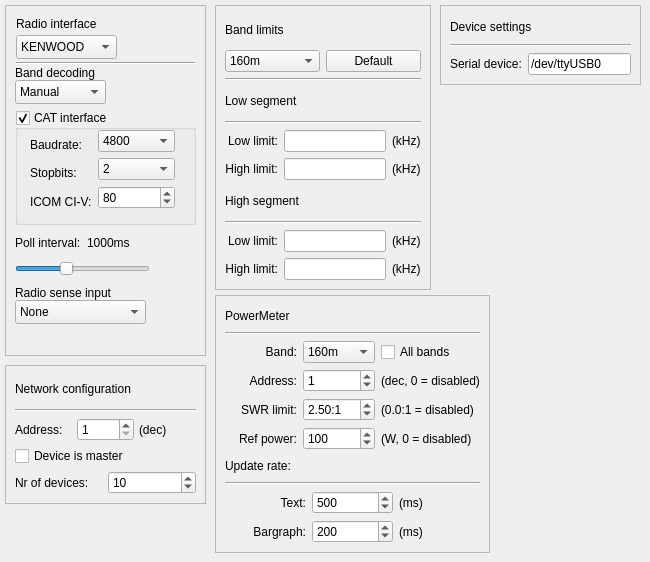
      <widget class="QWidget" name="tabopenASC">
       <attribute name="title">
        <string>openASC</string>
       </attribute>
       <widget class="QFrame" name="frameRadioInterface">
        <property name="geometry">
         <rect>
          <x>5</x>
          <y>5</y>
          <width>201</width>
          <height>351</height>
         </rect>
        </property>
        <property name="frameShape">
         <enum>QFrame::StyledPanel</enum>
        </property>
        <property name="frameShadow">
         <enum>QFrame::Raised</enum>
        </property>
        <widget class="QLabel" name="labelRadioInterface">
         <property name="geometry">
          <rect>
           <x>11</x>
           <y>11</y>
           <width>85</width>
           <height>16</height>
          </rect>
         </property>
         <property name="text">
          <string>Radio interface</string>
         </property>
        </widget>
        <widget class="QComboBox" name="comboBoxRadioType">
         <property name="geometry">
          <rect>
           <x>11</x>
           <y>30</y>
           <width>101</width>
           <height>24</height>
          </rect>
         </property>
         <item>
          <property name="text">
           <string>KENWOOD</string>
          </property>
         </item>
         <item>
          <property name="text">
           <string>ICOM</string>
          </property>
         </item>
         <item>
          <property name="text">
           <string>FT-1000D</string>
          </property>
         </item>
         <item>
          <property name="text">
           <string>FT-1000MP</string>
          </property>
         </item>
         <item>
          <property name="text">
           <string>FT-1000MKV</string>
          </property>
         </item>
         <item>
          <property name="text">
           <string>FT-2000</string>
          </property>
         </item>
        </widget>
        <widget class="Line" name="line">
         <property name="geometry">
          <rect>
           <x>11</x>
           <y>50</y>
           <width>179</width>
           <height>16</height>
          </rect>
         </property>
         <property name="lineWidth">
          <number>1</number>
         </property>
         <property name="orientation">
          <enum>Qt::Horizontal</enum>
         </property>
        </widget>
        <widget class="QComboBox" name="comboBoxRadioMode">
         <property name="geometry">
          <rect>
           <x>10</x>
           <y>75</y>
           <width>91</width>
           <height>24</height>
          </rect>
         </property>
         <item>
          <property name="text">
           <string>Manual</string>
          </property>
         </item>
         <item>
          <property name="text">
           <string>CAT-poll</string>
          </property>
         </item>
         <item>
          <property name="text">
           <string>CAT-mon</string>
          </property>
         </item>
         <item>
          <property name="text">
           <string>BCD</string>
          </property>
         </item>
        </widget>
        <widget class="QLabel" name="labelBandDecoding">
         <property name="geometry">
          <rect>
           <x>10</x>
           <y>60</y>
           <width>106</width>
           <height>16</height>
          </rect>
         </property>
         <property name="text">
          <string>Band decoding</string>
         </property>
        </widget>
        <widget class="QGroupBox" name="groupBoxCAT">
         <property name="geometry">
          <rect>
           <x>10</x>
           <y>105</y>
           <width>181</width>
           <height>115</height>
          </rect>
         </property>
         <property name="title">
          <string>CAT interface</string>
         </property>
         <property name="checkable">
          <bool>true</bool>
         </property>
         <widget class="QWidget" name="layoutWidget_3">
          <property name="geometry">
           <rect>
            <x>15</x>
            <y>20</y>
            <width>145</width>
            <height>87</height>
           </rect>
          </property>
          <layout class="QFormLayout" name="formLayout">
           <property name="fieldGrowthPolicy">
            <enum>QFormLayout::AllNonFixedFieldsGrow</enum>
           </property>
           <item row="0" column="0">
            <widget class="QLabel" name="labelRadioInterfaceBaudrate">
             <property name="text">
              <string>Baudrate:</string>
             </property>
             <property name="alignment">
              <set>Qt::AlignBottom|Qt::AlignLeading|Qt::AlignLeft</set>
             </property>
            </widget>
           </item>
           <item row="0" column="1">
            <widget class="QComboBox" name="comboBoxRadioBaudRate">
             <property name="enabled">
              <bool>true</bool>
             </property>
             <property name="currentIndex">
              <number>2</number>
             </property>
             <item>
              <property name="text">
               <string>1200</string>
              </property>
             </item>
             <item>
              <property name="text">
               <string>2400</string>
              </property>
             </item>
             <item>
              <property name="text">
               <string>4800</string>
              </property>
             </item>
             <item>
              <property name="text">
               <string>9600</string>
              </property>
             </item>
             <item>
              <property name="text">
               <string>14400</string>
              </property>
             </item>
             <item>
              <property name="text">
               <string>19200</string>
              </property>
             </item>
             <item>
              <property name="text">
               <string>28800</string>
              </property>
             </item>
             <item>
              <property name="text">
               <string>38400</string>
              </property>
             </item>
             <item>
              <property name="text">
               <string>57600</string>
              </property>
             </item>
             <item>
              <property name="text">
               <string>76800</string>
              </property>
             </item>
             <item>
              <property name="text">
               <string>115200</string>
              </property>
             </item>
            </widget>
           </item>
           <item row="1" column="0">
            <widget class="QLabel" name="labelRadioInterfaceStopbits">
             <property name="text">
              <string>Stopbits:</string>
             </property>
             <property name="alignment">
              <set>Qt::AlignBottom|Qt::AlignLeading|Qt::AlignLeft</set>
             </property>
            </widget>
           </item>
           <item row="1" column="1">
            <widget class="QComboBox" name="comboBoxRadioStopbits">
             <property name="enabled">
              <bool>true</bool>
             </property>
             <property name="currentIndex">
              <number>1</number>
             </property>
             <item>
              <property name="text">
               <string>1</string>
              </property>
             </item>
             <item>
              <property name="text">
               <string>2</string>
              </property>
             </item>
            </widget>
           </item>
           <item row="2" column="0">
            <widget class="QLabel" name="labelRadioInterfaceCIV">
             <property name="enabled">
              <bool>true</bool>
             </property>
             <property name="text">
              <string>ICOM CI-V:</string>
             </property>
             <property name="alignment">
              <set>Qt::AlignBottom|Qt::AlignLeading|Qt::AlignLeft</set>
             </property>
            </widget>
           </item>
           <item row="2" column="1">
            <widget class="QSpinBox" name="spinBoxCIVAddress">
             <property name="enabled">
              <bool>true</bool>
             </property>
             <property name="minimum">
              <number>1</number>
             </property>
             <property name="maximum">
              <number>255</number>
             </property>
             <property name="value">
              <number>80</number>
             </property>
            </widget>
           </item>
          </layout>
         </widget>
        </widget>
        <widget class="QLabel" name="label_2">
         <property name="geometry">
          <rect>
           <x>10</x>
           <y>280</y>
           <width>111</width>
           <height>16</height>
          </rect>
         </property>
         <property name="text">
          <string>Radio sense input</string>
         </property>
        </widget>
        <widget class="QComboBox" name="comboBoxRadioSenseInput">
         <property name="geometry">
          <rect>
           <x>10</x>
           <y>295</y>
           <width>131</width>
           <height>24</height>
          </rect>
         </property>
         <item>
          <property name="text">
           <string>None</string>
          </property>
         </item>
         <item>
          <property name="text">
           <string>Radio connector</string>
          </property>
         </item>
         <item>
          <property name="text">
           <string>Sense RCA</string>
          </property>
         </item>
        </widget>
        <widget class="QWidget" name="layoutWidget_5">
         <property name="geometry">
          <rect>
           <x>10</x>
           <y>225</y>
           <width>135</width>
           <height>46</height>
          </rect>
         </property>
         <layout class="QVBoxLayout" name="verticalLayoutPollInterval">
          <item>
           <layout class="QHBoxLayout" name="horizontalLayoutPoll">
            <item>
             <widget class="QLabel" name="labelRadioInterfacePollInterval">
              <property name="text">
               <string>Poll interval:</string>
              </property>
             </widget>
            </item>
            <item>
             <widget class="QLabel" name="labelRadioInterfacePoll">
              <property name="text">
               <string>1000ms</string>
              </property>
             </widget>
            </item>
           </layout>
          </item>
          <item>
           <widget class="QSlider" name="sliderPollInterval">
            <property name="enabled">
             <bool>true</bool>
            </property>
            <property name="minimum">
             <number>10</number>
            </property>
            <property name="maximum">
             <number>255</number>
            </property>
            <property name="singleStep">
             <number>10</number>
            </property>
            <property name="pageStep">
             <number>10</number>
            </property>
            <property name="value">
             <number>100</number>
            </property>
            <property name="sliderPosition">
             <number>100</number>
            </property>
            <property name="orientation">
             <enum>Qt::Horizontal</enum>
            </property>
           </widget>
          </item>
         </layout>
        </widget>
       </widget>
       <widget class="QFrame" name="frameNetworkConfiguration">
        <property name="geometry">
         <rect>
          <x>5</x>
          <y>365</y>
          <width>201</width>
          <height>139</height>
         </rect>
        </property>
        <property name="frameShape">
         <enum>QFrame::StyledPanel</enum>
        </property>
        <property name="frameShadow">
         <enum>QFrame::Raised</enum>
        </property>
        <layout class="QVBoxLayout" name="verticalLayout_7">
         <item>
          <widget class="QLabel" name="labelNetworkConfiguration">
           <property name="text">
            <string>Network configuration</string>
           </property>
          </widget>
         </item>
         <item>
          <widget class="Line" name="line_2">
           <property name="lineWidth">
            <number>1</number>
           </property>
           <property name="orientation">
            <enum>Qt::Horizontal</enum>
           </property>
          </widget>
         </item>
         <item>
          <layout class="QVBoxLayout" name="verticalLayout">
           <property name="spacing">
            <number>5</number>
           </property>
           <item>
            <layout class="QHBoxLayout" name="horizontalLayoutNetwork2">
             <item>
              <widget class="QLabel" name="labelNetworkAddress">
               <property name="text">
                <string>Address:</string>
               </property>
              </widget>
             </item>
             <item>
              <widget class="QSpinBox" name="spinBoxNetworkAddress">
               <property name="minimum">
                <number>1</number>
               </property>
               <property name="maximum">
                <number>255</number>
               </property>
               <property name="value">
                <number>1</number>
               </property>
              </widget>
             </item>
             <item>
              <widget class="QLabel" name="labelNetworkAddressDec">
               <property name="text">
                <string>(dec)</string>
               </property>
              </widget>
             </item>
            </layout>
           </item>
           <item>
            <widget class="QCheckBox" name="checkBoxNetworkIsMaster">
             <property name="text">
              <string>Device is master</string>
             </property>
            </widget>
           </item>
           <item>
            <layout class="QHBoxLayout" name="horizontalLayoutNetwork">
             <item>
              <widget class="QLabel" name="labelNetworkNrOfDevices">
               <property name="text">
                <string>Nr of devices:</string>
               </property>
              </widget>
             </item>
             <item>
              <widget class="QSpinBox" name="spinBoxNetworkNrOfDevices">
               <property name="minimum">
                <number>1</number>
               </property>
               <property name="maximum">
                <number>255</number>
               </property>
               <property name="value">
                <number>10</number>
               </property>
              </widget>
             </item>
            </layout>
           </item>
          </layout>
         </item>
        </layout>
       </widget>
       <widget class="QFrame" name="frameDeviceConfiguration">
        <property name="geometry">
         <rect>
          <x>440</x>
          <y>5</y>
          <width>201</width>
          <height>80</height>
         </rect>
        </property>
        <property name="frameShape">
         <enum>QFrame::StyledPanel</enum>
        </property>
        <property name="frameShadow">
         <enum>QFrame::Raised</enum>
        </property>
        <layout class="QVBoxLayout" name="verticalLayout_9">
         <item>
          <widget class="QLabel" name="labelDeviceConfiguration">
           <property name="text">
            <string>Device settings</string>
           </property>
          </widget>
         </item>
         <item>
          <widget class="Line" name="line_3">
           <property name="lineWidth">
            <number>1</number>
           </property>
           <property name="orientation">
            <enum>Qt::Horizontal</enum>
           </property>
          </widget>
         </item>
         <item>
          <layout class="QHBoxLayout" name="horizontalLayout_4">
           <item>
            <widget class="QLabel" name="labelSerialPort">
             <property name="text">
              <string>Serial device:</string>
             </property>
            </widget>
           </item>
           <item>
            <widget class="QLineEdit" name="lineEditDevicePort">
             <property name="text">
              <string>/dev/ttyUSB0</string>
             </property>
            </widget>
           </item>
          </layout>
         </item>
        </layout>
       </widget>
       <widget class="QFrame" name="frameBandLimits">
        <property name="geometry">
         <rect>
          <x>215</x>
          <y>5</y>
          <width>216</width>
          <height>285</height>
         </rect>
        </property>
        <property name="frameShape">
         <enum>QFrame::StyledPanel</enum>
        </property>
        <property name="frameShadow">
         <enum>QFrame::Raised</enum>
        </property>
        <layout class="QVBoxLayout" name="verticalLayout_8">
         <item>
          <widget class="QLabel" name="labelBandLimits">
           <property name="text">
            <string>Band limits</string>
           </property>
          </widget>
         </item>
         <item>
          <layout class="QHBoxLayout" name="horizontalLayout_5">
           <item>
            <widget class="QComboBox" name="comboBoxBandLimitBand">
             <item>
              <property name="text">
               <string>160m</string>
              </property>
             </item>
             <item>
              <property name="text">
               <string>80m</string>
              </property>
             </item>
             <item>
              <property name="text">
               <string>40m</string>
              </property>
             </item>
             <item>
              <property name="text">
               <string>30m</string>
              </property>
             </item>
             <item>
              <property name="text">
               <string>20m</string>
              </property>
             </item>
             <item>
              <property name="text">
               <string>17m</string>
              </property>
             </item>
             <item>
              <property name="text">
               <string>15m</string>
              </property>
             </item>
             <item>
              <property name="text">
               <string>12m</string>
              </property>
             </item>
             <item>
              <property name="text">
               <string>10m</string>
              </property>
             </item>
            </widget>
           </item>
           <item>
            <widget class="QPushButton" name="pushButtonDefaultBandLimits">
             <property name="text">
              <string>Default</string>
             </property>
            </widget>
           </item>
          </layout>
         </item>
         <item>
          <widget class="Line" name="line_4">
           <property name="lineWidth">
            <number>1</number>
           </property>
           <property name="orientation">
            <enum>Qt::Horizontal</enum>
           </property>
          </widget>
         </item>
         <item>
          <widget class="QLabel" name="labelBandLimitLowSegment">
           <property name="text">
            <string>Low segment</string>
           </property>
          </widget>
         </item>
         <item>
          <widget class="Line" name="line_6">
           <property name="lineWidth">
            <number>1</number>
           </property>
           <property name="orientation">
            <enum>Qt::Horizontal</enum>
           </property>
          </widget>
         </item>
         <item>
          <layout class="QGridLayout" name="gridLayout_4">
           <item row="0" column="0">
            <widget class="QLabel" name="labelBandLimitLowSegLowLimit">
             <property name="text">
              <string>Low limit:</string>
             </property>
             <property name="alignment">
              <set>Qt::AlignRight|Qt::AlignTrailing|Qt::AlignVCenter</set>
             </property>
            </widget>
           </item>
           <item row="0" column="1">
            <widget class="QLineEdit" name="lineEditBandLimitLowSegLowLimit"/>
           </item>
           <item row="0" column="2">
            <widget class="QLabel" name="labelBandLimitLowSegLowLimitkHz">
             <property name="text">
              <string>(kHz)</string>
             </property>
            </widget>
           </item>
           <item row="1" column="0">
            <widget class="QLabel" name="labelBandLimitLowSegHighLimit">
             <property name="text">
              <string>High limit:</string>
             </property>
             <property name="alignment">
              <set>Qt::AlignRight|Qt::AlignTrailing|Qt::AlignVCenter</set>
             </property>
            </widget>
           </item>
           <item row="1" column="1">
            <widget class="QLineEdit" name="lineEditBandLimitLowSegHighLimit"/>
           </item>
           <item row="1" column="2">
            <widget class="QLabel" name="labelBandLimitLowSegHighLimitkHz">
             <property name="text">
              <string>(kHz)</string>
             </property>
            </widget>
           </item>
          </layout>
         </item>
         <item>
          <widget class="QLabel" name="labelBandLimitHighSegment">
           <property name="text">
            <string>High segment</string>
           </property>
          </widget>
         </item>
         <item>
          <widget class="Line" name="line_5">
           <property name="lineWidth">
            <number>1</number>
           </property>
           <property name="orientation">
            <enum>Qt::Horizontal</enum>
           </property>
          </widget>
         </item>
         <item>
          <layout class="QGridLayout" name="gridLayout_3">
           <item row="0" column="0">
            <widget class="QLabel" name="labelBandLimitHighSegLowLimit">
             <property name="text">
              <string>Low limit:</string>
             </property>
             <property name="alignment">
              <set>Qt::AlignRight|Qt::AlignTrailing|Qt::AlignVCenter</set>
             </property>
            </widget>
           </item>
           <item row="0" column="1">
            <widget class="QLineEdit" name="lineEditBandLimitHighSegLowLimit"/>
           </item>
           <item row="0" column="2">
            <widget class="QLabel" name="labelBandLimitHighSegLowLimitkHz">
             <property name="text">
              <string>(kHz)</string>
             </property>
            </widget>
           </item>
           <item row="1" column="0">
            <widget class="QLabel" name="labelBandLimitHighSegHighLimit">
             <property name="text">
              <string>High limit:</string>
             </property>
             <property name="alignment">
              <set>Qt::AlignRight|Qt::AlignTrailing|Qt::AlignVCenter</set>
             </property>
            </widget>
           </item>
           <item row="1" column="1">
            <widget class="QLineEdit" name="lineEditBandLimitHighSegHighLimit"/>
           </item>
           <item row="1" column="2">
            <widget class="QLabel" name="labelBandLimitHighSegHighLimitkHz">
             <property name="text">
              <string>(kHz)</string>
             </property>
            </widget>
           </item>
          </layout>
         </item>
        </layout>
       </widget>
       <widget class="QFrame" name="framePowerMeter">
        <property name="geometry">
         <rect>
          <x>215</x>
          <y>295</y>
          <width>275</width>
          <height>258</height>
         </rect>
        </property>
        <property name="frameShape">
         <enum>QFrame::StyledPanel</enum>
        </property>
        <property name="frameShadow">
         <enum>QFrame::Raised</enum>
        </property>
        <layout class="QVBoxLayout" name="verticalLayout_2">
         <item>
          <widget class="QLabel" name="labelPowerMeter">
           <property name="text">
            <string>PowerMeter</string>
           </property>
          </widget>
         </item>
         <item>
          <widget class="Line" name="line_8">
           <property name="lineWidth">
            <number>1</number>
           </property>
           <property name="orientation">
            <enum>Qt::Horizontal</enum>
           </property>
          </widget>
         </item>
         <item>
          <layout class="QGridLayout" name="gridLayout_12">
           <item row="0" column="0">
            <widget class="QLabel" name="labelPowerMeterBand">
             <property name="text">
              <string>Band:</string>
             </property>
             <property name="alignment">
              <set>Qt::AlignRight|Qt::AlignTrailing|Qt::AlignVCenter</set>
             </property>
            </widget>
           </item>
           <item row="0" column="1">
            <widget class="QComboBox" name="comboBoxPowerMeterBand">
             <item>
              <property name="text">
               <string>160m</string>
              </property>
             </item>
             <item>
              <property name="text">
               <string>80m</string>
              </property>
             </item>
             <item>
              <property name="text">
               <string>40m</string>
              </property>
             </item>
             <item>
              <property name="text">
               <string>30m</string>
              </property>
             </item>
             <item>
              <property name="text">
               <string>20m</string>
              </property>
             </item>
             <item>
              <property name="text">
               <string>17m</string>
              </property>
             </item>
             <item>
              <property name="text">
               <string>15m</string>
              </property>
             </item>
             <item>
              <property name="text">
               <string>12m</string>
              </property>
             </item>
             <item>
              <property name="text">
               <string>10m</string>
              </property>
             </item>
            </widget>
           </item>
           <item row="0" column="2">
            <widget class="QCheckBox" name="checkBoxPowerMeterAllBands">
             <property name="text">
              <string>All bands</string>
             </property>
            </widget>
           </item>
           <item row="1" column="0">
            <widget class="QLabel" name="labelPowerMeterAddress">
             <property name="text">
              <string>Address:</string>
             </property>
             <property name="alignment">
              <set>Qt::AlignRight|Qt::AlignTrailing|Qt::AlignVCenter</set>
             </property>
            </widget>
           </item>
           <item row="1" column="1">
            <widget class="QSpinBox" name="spinBoxPowerMeterAddress">
             <property name="minimum">
              <number>0</number>
             </property>
             <property name="maximum">
              <number>255</number>
             </property>
             <property name="value">
              <number>1</number>
             </property>
            </widget>
           </item>
           <item row="1" column="2">
            <widget class="QLabel" name="labelPowerMeterAddressDec">
             <property name="text">
              <string>(dec, 0 = disabled)</string>
             </property>
            </widget>
           </item>
           <item row="2" column="0">
            <widget class="QLabel" name="labelPowerMeterSWR">
             <property name="text">
              <string>SWR limit:</string>
             </property>
             <property name="alignment">
              <set>Qt::AlignRight|Qt::AlignTrailing|Qt::AlignVCenter</set>
             </property>
            </widget>
           </item>
           <item row="2" column="1">
            <widget class="QDoubleSpinBox" name="doubleSpinBoxPowerMeterSWR">
             <property name="suffix">
              <string>:1</string>
             </property>
             <property name="minimum">
              <double>0.000000000000000</double>
             </property>
             <property name="maximum">
              <double>10.000000000000000</double>
             </property>
             <property name="value">
              <double>2.500000000000000</double>
             </property>
            </widget>
           </item>
           <item row="2" column="2">
            <widget class="QLabel" name="labelPowerMeterSWRLimit">
             <property name="text">
              <string>(0.0:1 = disabled)</string>
             </property>
            </widget>
           </item>
           <item row="3" column="0">
            <widget class="QLabel" name="labelPowerMeterRefPower">
             <property name="text">
              <string>Ref power:</string>
             </property>
             <property name="alignment">
              <set>Qt::AlignRight|Qt::AlignTrailing|Qt::AlignVCenter</set>
             </property>
            </widget>
           </item>
           <item row="3" column="1">
            <widget class="QSpinBox" name="spinBoxPowerMeterRefPower">
             <property name="minimum">
              <number>0</number>
             </property>
             <property name="maximum">
              <number>32000</number>
             </property>
             <property name="singleStep">
              <number>10</number>
             </property>
             <property name="value">
              <number>100</number>
             </property>
            </widget>
           </item>
           <item row="3" column="2">
            <widget class="QLabel" name="labelPowerMeterRefPowerWatts">
             <property name="text">
              <string>(W, 0 = disabled)</string>
             </property>
            </widget>
           </item>
          </layout>
         </item>
         <item>
          <widget class="QLabel" name="labelPowerMeterAddress_2">
           <property name="text">
            <string>Update rate:</string>
           </property>
           <property name="alignment">
            <set>Qt::AlignLeading|Qt::AlignLeft|Qt::AlignVCenter</set>
           </property>
          </widget>
         </item>
         <item>
          <widget class="Line" name="line_10">
           <property name="lineWidth">
            <number>1</number>
           </property>
           <property name="orientation">
            <enum>Qt::Horizontal</enum>
           </property>
          </widget>
         </item>
         <item>
          <layout class="QGridLayout" name="gridLayout_14">
           <item row="0" column="0">
            <widget class="QLabel" name="labelPowerMeterUpdateRateText">
             <property name="text">
              <string>Text:</string>
             </property>
             <property name="alignment">
              <set>Qt::AlignRight|Qt::AlignTrailing|Qt::AlignVCenter</set>
             </property>
            </widget>
           </item>
           <item row="0" column="1">
            <widget class="QSpinBox" name="spinBoxPowerMeterUpdateRateText">
             <property name="minimum">
              <number>0</number>
             </property>
             <property name="maximum">
              <number>5000</number>
             </property>
             <property name="singleStep">
              <number>100</number>
             </property>
             <property name="value">
              <number>500</number>
             </property>
            </widget>
           </item>
           <item row="0" column="2">
            <widget class="QLabel" name="labelPowerMeterUpdateRateTextDec">
             <property name="text">
              <string>(ms)</string>
             </property>
            </widget>
           </item>
           <item row="1" column="0">
            <widget class="QLabel" name="labelPowerMeterUpdateRateBargraph">
             <property name="text">
              <string>Bargraph:</string>
             </property>
             <property name="alignment">
              <set>Qt::AlignRight|Qt::AlignTrailing|Qt::AlignVCenter</set>
             </property>
            </widget>
           </item>
           <item row="1" column="1">
            <widget class="QSpinBox" name="spinBoxPowerMeterUpdateRateBargraph">
             <property name="minimum">
              <number>0</number>
             </property>
             <property name="maximum">
              <number>5000</number>
             </property>
             <property name="singleStep">
              <number>100</number>
             </property>
             <property name="value">
              <number>200</number>
             </property>
            </widget>
           </item>
           <item row="1" column="2">
            <widget class="QLabel" name="labelPowerMeterUpdateRateBargraphDec">
             <property name="text">
              <string>(ms)</string>
             </property>
            </widget>
           </item>
          </layout>
         </item>
        </layout>
       </widget>
      </widget>
